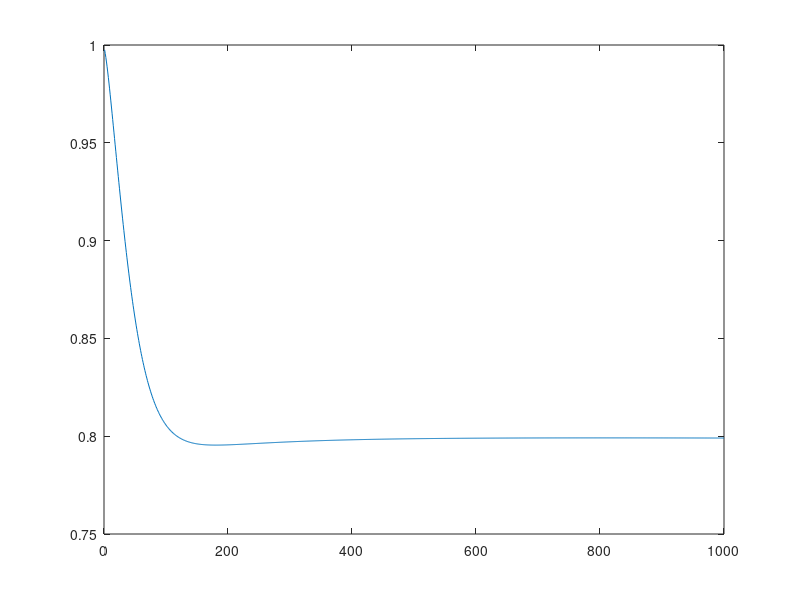

Write MATLAB code to recreate this figure.
clear;
legend=importdata('legend.txt');
cfb=importdata('cfb2014.csv');

fid = fopen('cfb2014.csv');  
A= textscan(fid, '%s %f %s %f','delimiter',',');
team1=A{1};
score1=A{2};
team2=A{3};
score2=A{4};
fclose(fid);
[matches,y]=size(team1);

[teams,y]=size(legend);
M=zeros(teams,teams);
sumRecord=zeros(teams,1);
% char(legend);
% legend;
% whos legend;
% 
% for i=1:759
%     d
% end

for i=1:matches
    %[index1,y]=find(legend(:)==cfb(i,1));
    %[index2,y]=find(legend(:)==cfb(i,3));
    %find(strcmp(A, 'abc'))
    %cfb(i,1);
    %legend=cellstr(legend);
    %whos legend
    name1=char(team1(i));
    name1(find(isspace(name1)))=[];
    %name1='''+name1;
    %prime='\'';
    %name1=['''',name1,'''']
    %str(name1);
    %name1=cell(name1);
    %legend(205)
    %name=0;
    %if (strcmp(legend(205),name1) )
    %    name=1;
    %end
    %name
    [index1,y]=find(strcmp(legend,name1));
    name2=char(team2(i));
    name2(find(isspace(name2)))=[];
    [index2,y]=find(strcmp(legend,name2));
    %team2(i)
    %team2(i)(find(isspace(team2(i))))=[];
    %s(find(isspace(s))) = []
    %cellfun(@(b)hex2dec(b(~isspace(b))),B)
    %name2
    %name2(isspace(name2))=[];
    %name2(name2~=' ');
    %name2~=' ';
    %A= A(find(~isspace(A)))
    %A= A(~isspace(A))
    %name2(find(isspace(name2)))=[];
    %name2(name2~=' ');
    %strtrim(name2);
    %type name2
    %name2=strcat(name2);
    %whos name2
    %name2=char(name2)
    %name2(find(isspace(name2)))=[];
    %name2
    %index2
    %index1
    if (score1(i)>score2(i))
        M(index1,index1)=M(index1,index1)+score1(i)/(score1(i)+score2(i));
        M(index2,index1)=M(index2,index1)+score1(i)/(score1(i)+score2(i));
        sumRecord(index1,1)=sumRecord(index1,1)+score1(i)/(score1(i)+score2(i));
        sumRecord(index2,1)=sumRecord(index2,1)+score1(i)/(score1(i)+score2(i));
    end
    if (score1(i)<score2(i))
        M(index2,index2)=M(index2,index2)+score2(i)/(score2(i)+score1(i));
        M(index1,index2)=M(index1,index2)+score2(i)/(score2(i)+score1(i));
        sumRecord(index1,1)=sumRecord(index1,1)+score2(i)/(score1(i)+score2(i));
        sumRecord(index2,1)=sumRecord(index2,1)+score2(i)/(score1(i)+score2(i));
    end
end

for i=1:teams
    if (sumRecord(i,1)~=0)
        M(i,:)=M(i,:)/sumRecord(i,1);
    end
end

% %check
% rdm=711;
% sum=0;
% for i=1:teams
%     sum=sum+M(rdm,i);
% end
% sum
%M
%tM=transpose(M)

u=zeros(teams,1001);

for j=1:1001
    if (j==1)
        for i=1:teams
            u(i,j)=1/teams;
        end
    end
    if (j~=1)
        u(:,j)=transpose(M)*u(:,j-1);
%         for x=1:teams
%             %u(x,2)
%             for y=1:teams
%                 u(x,j)=u(x,j)+M(y,x)*u(y,j-1);
%             end
%         end
    end
end

%u(:,1001)

% %check
% rdm=711;
% sum=0;
% for i=1:teams
%     sum=sum+u(i,rdm);
% end
% sum

tmpU=u;
    disp('t= 10 : ');
    %disp();
    for i=1:20
        [x,y]=max(tmpU(:,11));
        disp([legend(y),'\t\t',tmpU(y,11)]);
        %disp(tmpU(y,11));
        tmpU(y,11)=0;
    end

tmpU=u;
    disp('t= 100 : ');
    %disp();
    for i=1:20
        [x,y]=max(tmpU(:,101));
        disp([legend(y),'\t\t',tmpU(y,101)]);
        %disp(tmpU(y,11));
        tmpU(y,101)=0;
    end
    
tmpU=u;    
    disp('t= 200 : ');
    %disp();
    for i=1:20
        [x,y]=max(tmpU(:,201));
        disp([legend(y),'\t\t',tmpU(y,201)]);
        %disp(tmpU(y,11));
        tmpU(y,201)=0;
    end
    
tmpU=u;    
    disp('t= 1000 : ');
    %disp();
    for i=1:20
        [x,y]=max(tmpU(:,1001));
        disp([legend(y),'\t\t',tmpU(y,1001)]);
        %disp(tmpU(y,11));
        tmpU(y,1001)=0;
    end
  
    

% disp=[11,101,201,1001];
% for result=1:4
%     disp(['t=',disp(result)-1,' : ']);
%     %disp();
%     for i=1:20
%         [x,y]=max(tmpU(:,disp(result,1)));
%         disp(legend(x));
%         disp(tmpU(x,disp(result,1)));
%         tmpU(x,disp(result,1))=0;
%     end
% end
    
[V,D]=eig(transpose(M));
findIndex=0;
for i=1:teams
    if D(i,i)==1
        findIndex=i;
    end
end
findIndex
D(findIndex,:)
u1=V(:,findIndex);

u1Sum=0;
for i=1:teams
    u1Sum=u1Sum+u1(i,1);
end
wInfinity=u1/u1Sum;

graph=zeros(teams,2);

for t=1:1000
    graph(t,1)=t;
    y=0;
    for i=1:teams
        y=y+(u(i,t+1)-wInfinity(i,1))*(u(i,t+1)-wInfinity(i,1));
    end
    graph(t,2)=sqrt(y);
end
%graph
plot(graph(:,2));

disp('When t=1000, the result is : ');
disp(graph(1000,2));

%find
[x,y]=max(wInfinity(:));
disp('The only winner is : ');
disp(legend(y));




        


